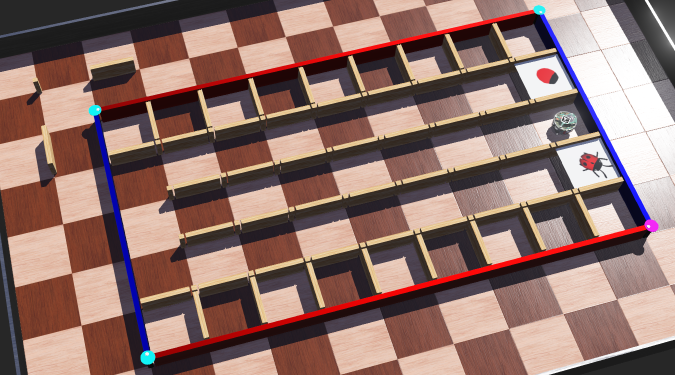
#> input picture z5256064_MTRN4110_PhaseC/Maze_5.png, 1350 x 750 px (shown at 1/2 size)
$ jupyter execute cyan.ipynb
#> lines starting #> are read from the running program, lines starting #| are printed output that depends on the picture; after the words box and inside, x2 and y2 are one past the last pixel; in counts of white or black regions, pixels touching at a corner belong together
[cell 1]
import cv2
import numpy as np

def nothing(x): pass

image = cv2.imread('../Maze_5.png')
#> image is the input picture: shape (750, 1350, 3); mean B, G, R 105.8, 112.1, 141.5

cv2.namedWindow('image', cv2.WINDOW_NORMAL)
cv2.resizeWindow('image', 900, 500)

cv2.createTrackbar('HMin', 'image', 0, 179, nothing)
#> slider 'HMin' is set to 35
cv2.createTrackbar('SMin', 'image', 0, 255, nothing)
#> slider 'SMin' is set to 51
cv2.createTrackbar('VMin', 'image', 0, 255, nothing)
#> slider 'VMin' is set to 51
cv2.createTrackbar('HMax', 'image', 0, 179, nothing)
#> slider 'HMax' is set to 179
cv2.createTrackbar('SMax', 'image', 0, 255, nothing)
#> slider 'SMax' is set to 255
cv2.createTrackbar('VMax', 'image', 0, 255, nothing)
#> slider 'VMax' is set to 255

cv2.setTrackbarPos('HMax', 'image', 179)
cv2.setTrackbarPos('SMax', 'image', 255)
cv2.setTrackbarPos('VMax', 'image', 255)

hMin = sMin = VMin = hMax = sMax = vMax = 0
phMin = psMin = pvMin = phMax = psMax = pvMax = 0

while(1):

    hMin = cv2.getTrackbarPos('HMin', 'image')
    sMin = cv2.getTrackbarPos('SMin', 'image')
    vMin = cv2.getTrackbarPos('VMin', 'image')
    hMax = cv2.getTrackbarPos('HMax', 'image')
    sMax = cv2.getTrackbarPos('SMax', 'image')
    vMax = cv2.getTrackbarPos('VMax', 'image')

    lower = np.array([hMin, sMin, vMin])
    upper = np.array([hMax, sMax, vMax])

    hsv = cv2.cvtColor(image, cv2.COLOR_BGR2HSV)
#> hsv: shape (750, 1350, 3); mean H, S, V 36.4, 78.6, 144.4
    mask = cv2.inRange(hsv, lower, upper)
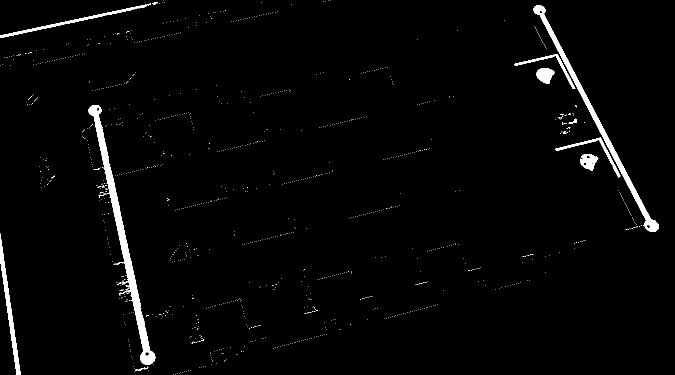
#> mask: shape (750, 1350) (shown at 1/2 size); 2.1% white; 1090 white regions (1076 under 20 px), largest, box (x1, y1, x2, y2) and area: (177, 210, 311, 730) 7514, (1067, 10, 1317, 464) 5244, (0, 467, 42, 750) 2112
    result = cv2.bitwise_and(image, image, mask=mask)
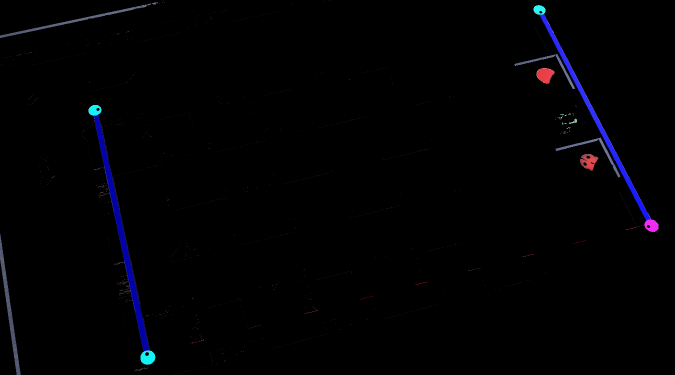
#> result: shape (750, 1350, 3) (shown at 1/2 size); mean B, G, R 3.3, 1.3, 1.3

    mask_3_channel = cv2.cvtColor(mask, cv2.COLOR_GRAY2BGR)

    numpy_horizontal = np.hstack((image, result, mask_3_channel))
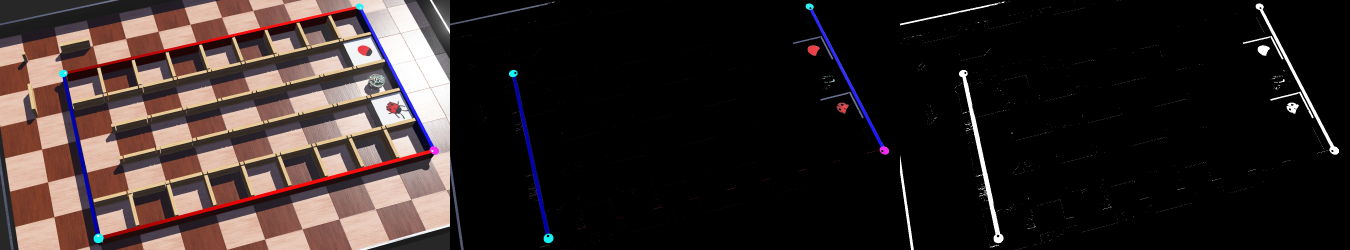
#> numpy_horizontal: shape (750, 4050, 3) (shown at 1/3 size); mean B, G, R 38.2, 39.6, 49.4

    if ((phMin != hMin) | (psMin != sMin) | (pvMin != vMin) | (phMax != hMax) | (psMax != sMax) | (pvMax != vMax)):

        phMin = hMin
        psMin = sMin
        pvMin = vMin
        phMax = hMax
        psMax = sMax
        pvMax = vMax

    cv2.imshow('image', numpy_horizontal)
    if cv2.waitKey(10) & 0xFF == ord('q'):
#> (key q is pressed here)
        break

cv2.destroyAllWindows()

$ run again, with z5256064_MTRN4110_PhaseC/Maze_2.png copied over z5256064_MTRN4110_PhaseC/Maze_5.png
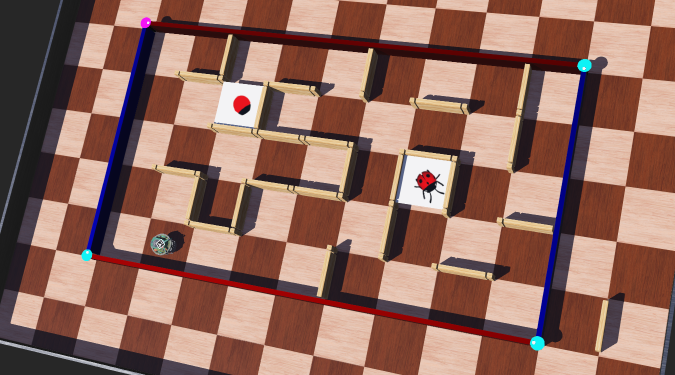
#> input picture z5256064_MTRN4110_PhaseC/Maze_2.png, 1350 x 750 px (shown at 1/2 size)
#> image is the input picture: shape (750, 1350, 3); mean B, G, R 95.3, 107.1, 146
#> hsv: shape (750, 1350, 3); mean H, S, V 31.7, 102.4, 148.3
#> `mask = cv2.inRange(hsv, lower, upper)`:
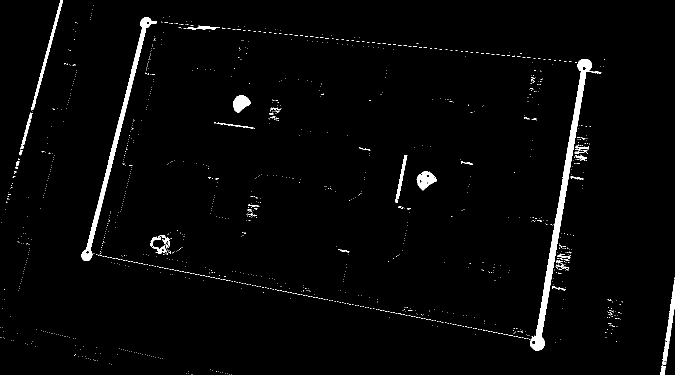
#> mask: shape (750, 1350) (shown at 1/2 size); 2.2% white; 1261 white regions (1226 under 20 px), largest, box (x1, y1, x2, y2) and area: (1060, 118, 1203, 701) 7392, (162, 34, 314, 522) 4633, (62, 0, 126, 221) 1173
#> `numpy_horizontal = np.hstack((image, result, mask_3_channel))`:
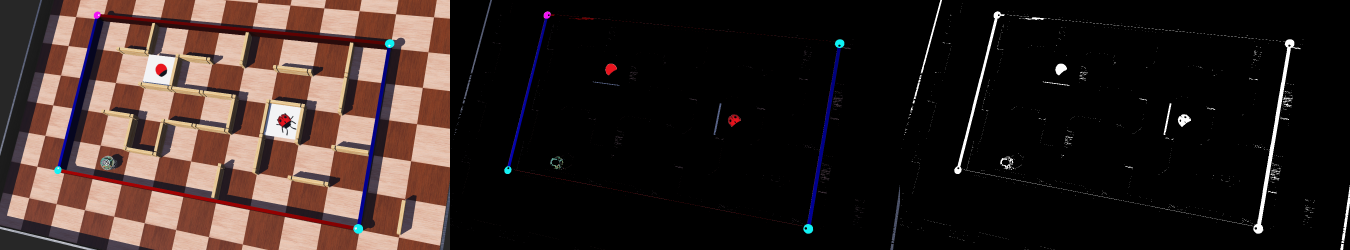
#> numpy_horizontal: shape (750, 4050, 3) (shown at 1/3 size); mean B, G, R 34.4, 37.9, 50.9

$ run again, with z5256064_MTRN4110_PhaseC/Maze_3.png copied over z5256064_MTRN4110_PhaseC/Maze_5.png
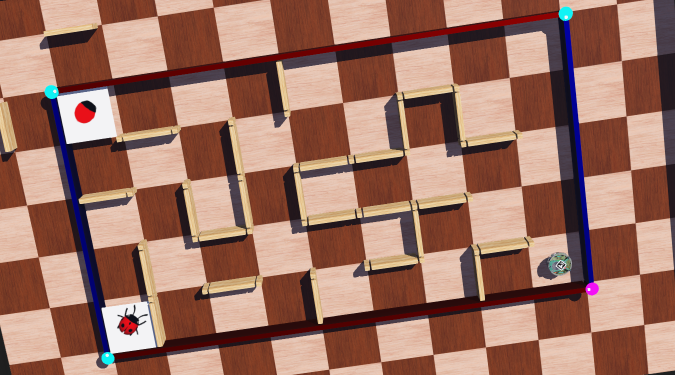
#> input picture z5256064_MTRN4110_PhaseC/Maze_3.png, 1350 x 750 px (shown at 1/2 size)
#> image is the input picture: shape (750, 1350, 3); mean B, G, R 99, 113.9, 157.2
#> hsv: shape (750, 1350, 3); mean H, S, V 29.4, 114.7, 159.3
#> `mask = cv2.inRange(hsv, lower, upper)`:
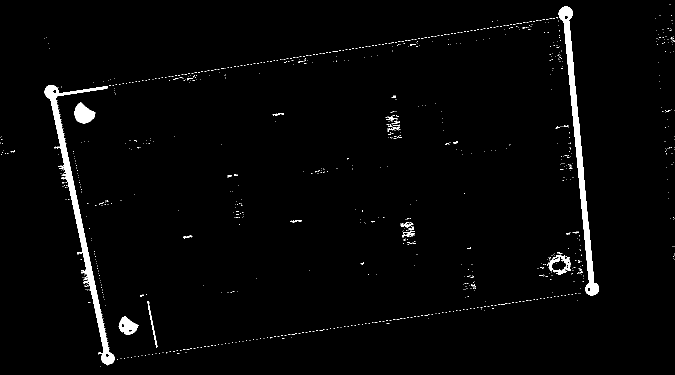
#> mask: shape (750, 1350) (shown at 1/2 size); 2.1% white; 995 white regions (975 under 20 px), largest, box (x1, y1, x2, y2) and area: (89, 170, 229, 730) 7621, (1117, 13, 1198, 591) 6919, (149, 205, 191, 247) 1155
#> `numpy_horizontal = np.hstack((image, result, mask_3_channel))`:
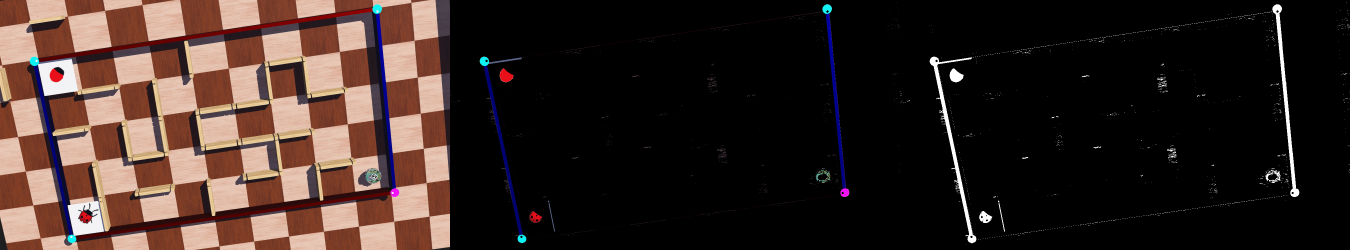
#> numpy_horizontal: shape (750, 4050, 3) (shown at 1/3 size); mean B, G, R 35.5, 40, 54.5

$ run again, with z5256064_MTRN4110_PhaseC/Maze_4.png copied over z5256064_MTRN4110_PhaseC/Maze_5.png
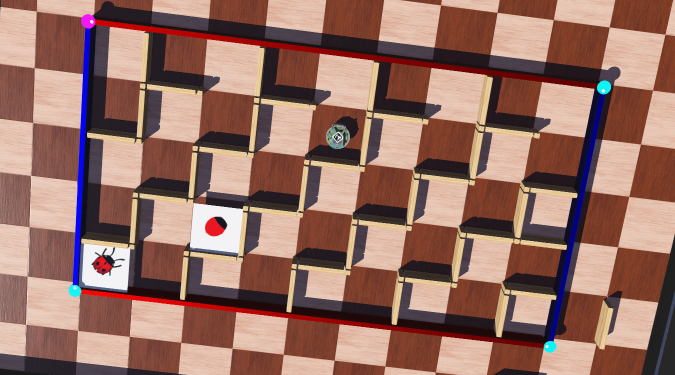
#> input picture z5256064_MTRN4110_PhaseC/Maze_4.png, 1350 x 750 px (shown at 1/2 size)
#> image is the input picture: shape (750, 1350, 3); mean B, G, R 99.7, 110.6, 149.8
#> hsv: shape (750, 1350, 3); mean H, S, V 34.2, 101.8, 152.5
#> `mask = cv2.inRange(hsv, lower, upper)`:
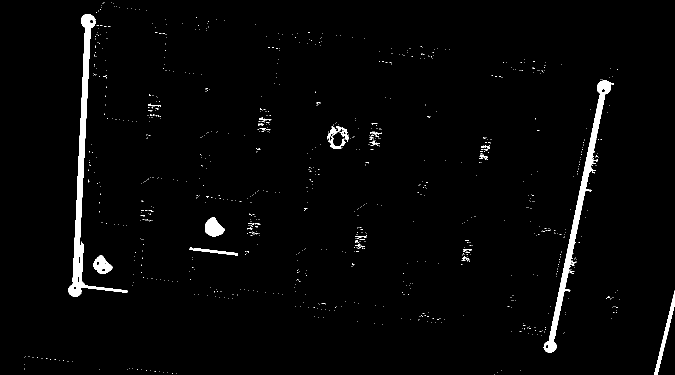
#> mask: shape (750, 1350) (shown at 1/2 size); 2.1% white; 962 white regions (943 under 20 px), largest, box (x1, y1, x2, y2) and area: (137, 28, 255, 594) 7813, (1087, 161, 1228, 705) 6796, (1308, 581, 1350, 750) 1107
#> `numpy_horizontal = np.hstack((image, result, mask_3_channel))`:
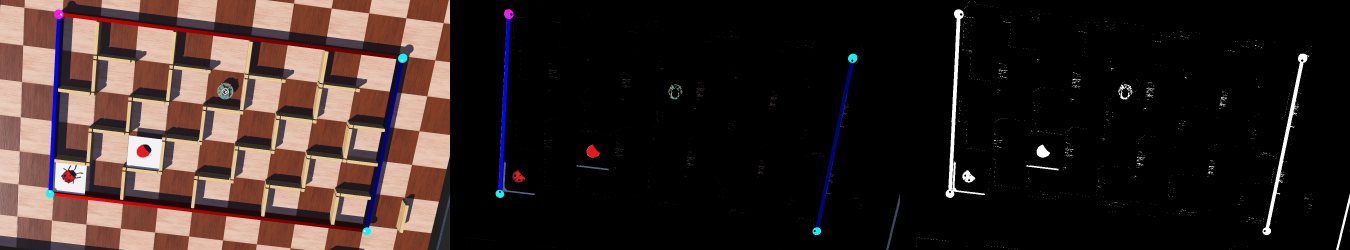
#> numpy_horizontal: shape (750, 4050, 3) (shown at 1/3 size); mean B, G, R 36, 39, 52.1
